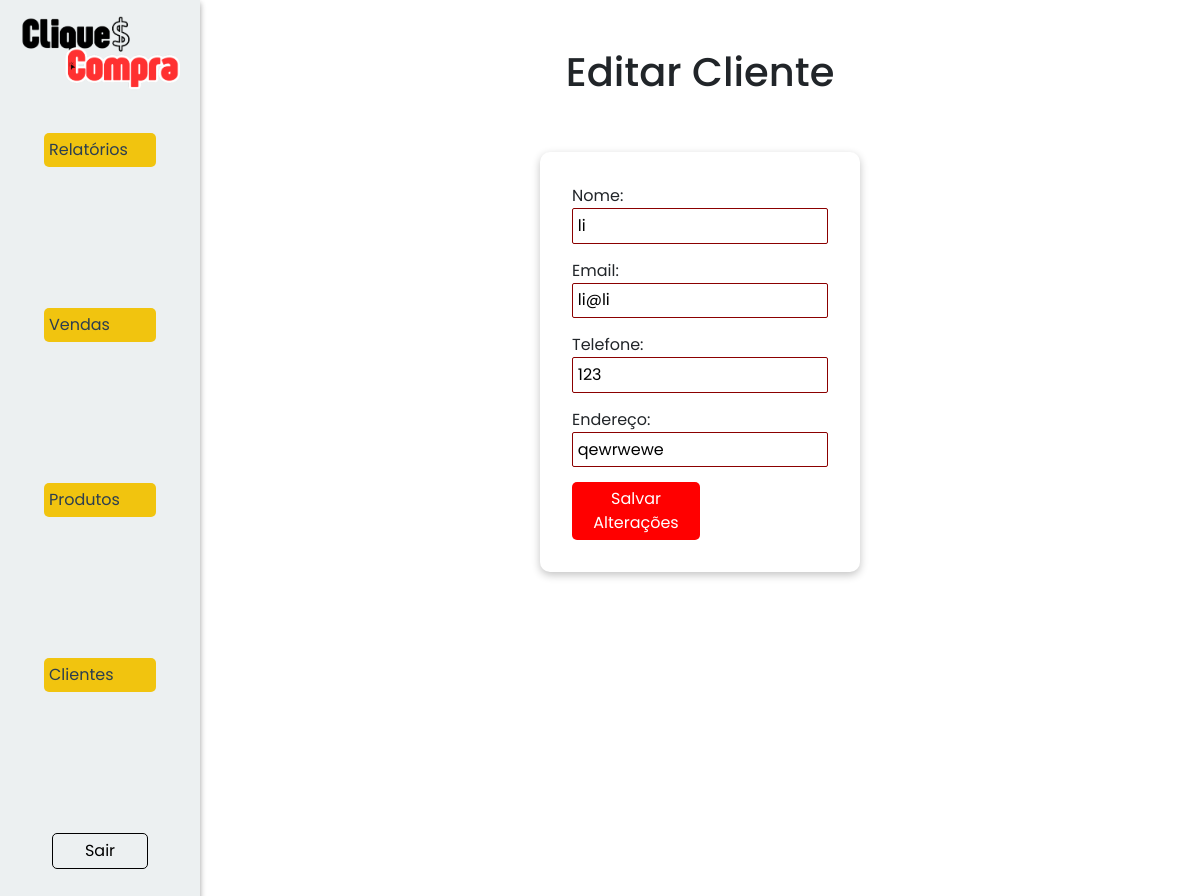
Screenshot of /clientes/edit/2 (signed in) with the database file from the repository.
### models/clientes.py (models this page shows, shortened)
class Cliente(Base, UserMixin):
    __tablename__ = 'tb_clientes'
    cli_id:Mapped[int] = mapped_column(primary_key = True, autoincrement=True)
    cli_nome:Mapped[str] = mapped_column(nullable=False)
    cli_email:Mapped[str] = mapped_column(unique = True, nullable=False)
    cli_telefone:Mapped[str] = mapped_column(nullable=False)
    cli_endereco:Mapped[str] = mapped_column(nullable=False)
    cli_senha:Mapped[str] = mapped_column(nullable=False)
    cli_tipo:Mapped[str] = mapped_column(nullable=False)
    vendas: Mapped[list["Venda"]] = relationship("Venda", back_populates="clientes", cascade="all, delete-orphan")
    @classmethod
    def find(cls, **kwargs):
        if 'email' in kwargs:
            return session.query(cls).filter_by(cli_email=kwargs['email']).first() #SELECT * FROM tb_clientes WHERE cli_email = email
        elif 'id' in kwargs:
            return session.query(cls).filter_by(cli_id=kwargs['id']).first() #SELECT * FROM tb_clientes WHERE cli_id = id
        else:
            raise AttributeError('A busca deve ser feita por email ou id.')
    @classmethod
    def all(cls, ordem = "crescente"):
        if ordem == "crescente":
            direcao = "ASC"
        elif ordem == "decrescente":
            direcao = "DESC"
        sql = text(f"SELECT * FROM tb_clientes ORDER BY cli_nome {direcao}")
        clientes = session.execute(sql).fetchall()
        return clientes

### controllers/clientes.py (the view, shortened to what this page needs)
@cliente_bp.route('/edit/<int:cli_id>', methods=['POST','GET'])
@login_required
@role_required('admin')
def edit(cli_id):
    cliente = Cliente.find(id=cli_id)
    if cliente:
        return render_template('clientes/edit.html', cliente=cliente)
    else:
        flash("Cliente não encontrado.", "error")
        return redirect(url_for('cliente.view'))

### controllers/clientes.py (called while the page is built)
@login_manager.user_loader
def load_user(user_id):
    return Cliente.find(id=user_id)

### templates/clientes/edit.html (shortened to what this page needs)
{% extends "model.html" %}
{% block head_extras %}
<link rel="stylesheet" href="{{ url_for('static', filename='style/model.css') }}">
<link rel="stylesheet" href="{{ url_for('static', filename='style/edit.css') }}">
{% endblock %}
{% block content %}
<nav class="nav-reg">
    <img src="../../static/assets/cliqueconta.png" alt="Logo do CliqueCompra">
    <div class="links">
        {% if current_user.cli_tipo == 'admin' %}
            <div class="dropdown">
                <button class="dropdown-button" onclick="toggleDropdown('relatorios-menu')">Relatórios</button>
            </div>
            <div class="dropdown">
                <button class="dropdown-button" onclick="toggleDropdown('vendas-menu')">Vendas</button>
            </div>
        {% endif %}
        <div class="dropdown">
            <button class="dropdown-button" onclick="toggleDropdown('produtos-menu')">Produtos</button>
        </div>
        {% if current_user.cli_tipo == 'admin' %}
            <div class="dropdown">
                <button class="dropdown-button" onclick="toggleDropdown('clientes-menu')">Clientes</button>
            </div>
        {% endif %}
        <a class='sair' href="{{url_for('cliente.logout')}}">Sair</a>
    </div>
</nav>
<main>
    <h1>Editar Cliente</h1>
    <form action="{{ url_for('cliente.edit', cli_id=cliente.cli_id) }}" method="POST" class="ed-cliente">
        <form action="{{ url_for('cliente.edit', cli_id=cliente.cli_id) }}" method="POST">
            <div>
                <label for="nome">Nome:</label>
                <input type="text" id="nome" name="nome" value="{{ cliente.cli_nome }}" required>
            </div>
            <div>
                <label for="email">Email:</label>
                <input type="email" id="email" name="email" value="{{ cliente.cli_email }}" required>
            </div>
            <div>
                <label for="telefone">Telefone:</label>
                <input type="number" id="telefone" name="telefone" value="{{ cliente.cli_telefone }}">
            </div>
            <div>
                <label for="endereco">Endereço:</label>
                <input type="text" id="endereco" name="endereco" value="{{ cliente.cli_endereco }}">
            </div>
            <button type="submit">Salvar Alterações</button>
        </form>
    </form>
</main>
{% endblock %}

### static/style/model.css (style rules this page uses)
* { padding: 0; margin: 0; box-sizing: border-box; font-family: "Poppins", serif; }
body { display: flex; min-width: 100vw; min-height: 100vh; background-color: #FFFFFF; }
.dropdown { width: 100%; display: flex; flex-direction: column; align-items: center; justify-content: center; }

### rows the page displays
Cliente: nome "li", email "li@li", telefone "123", endereco "qewrwewe"
